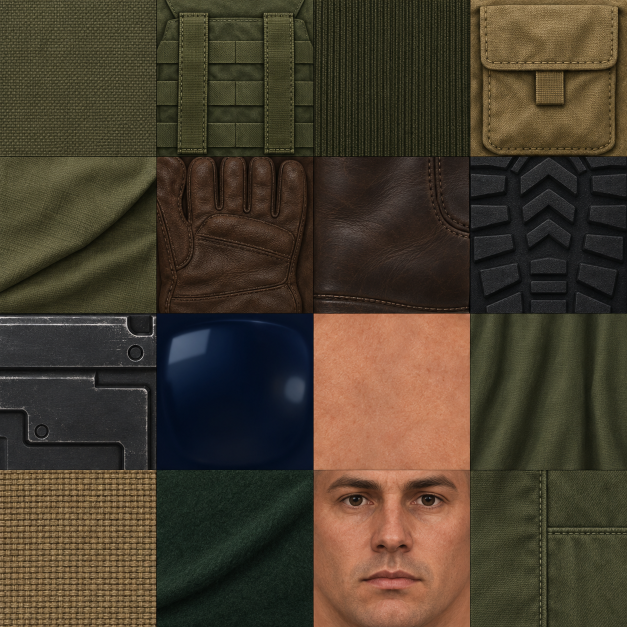
#> input picture scripts/models/israel/infantry_atlas_v2.png, 1254 x 1254 px (shown at 1/2 size)
$ python paint.py
#> lines starting #> are read from the running program, lines starting #| are printed output that depends on the picture
"""Original procedural surfaces for the Israel art set; no imported game art."""
from pathlib import Path
import math, random
from PIL import Image, ImageDraw, ImageFilter
ROOT=Path(__file__).resolve().parents[3]
OUT=ROOT/'resources/macos/GameData/Art/TexturesHD'
def main():
    OUT.mkdir(parents=True,exist_ok=True)
    for family,source in [('infantry','infantry_atlas_v2.png'),('aircraft','aviation_atlas_v2.png')]:
        path=Path(__file__).parent/source
        if path.exists():
            Image.open(path).convert('RGB').resize((2048,2048),Image.Resampling.LANCZOS).save(OUT/f'il_{family}_atlas.tga')
    painted=Path(__file__).parent/'atlas_polished.png'
    if not painted.exists():painted=Path(__file__).parent/'atlas_painted.png'
    if painted.exists():
        OUT.mkdir(parents=True,exist_ok=True)
        atlas=Image.open(painted).convert('RGB').resize((2048,2048),Image.Resampling.LANCZOS)
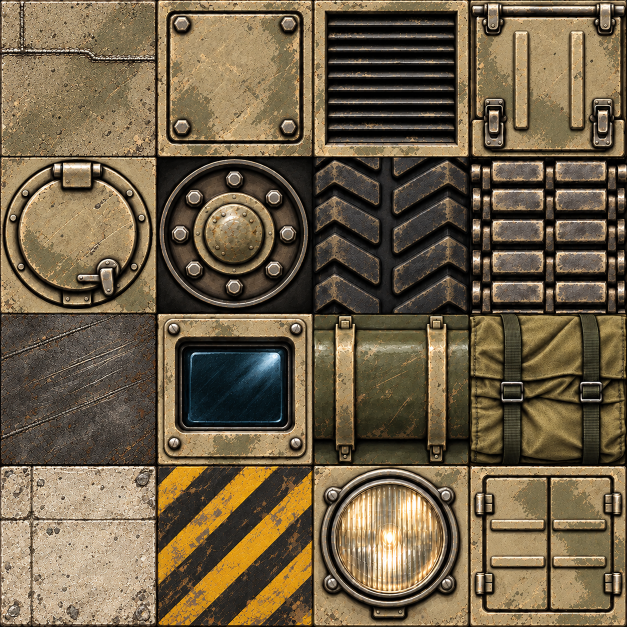
#> input picture scripts/models/israel/atlas_polished.png, 1254 x 1254 px (shown at 1/2 size)
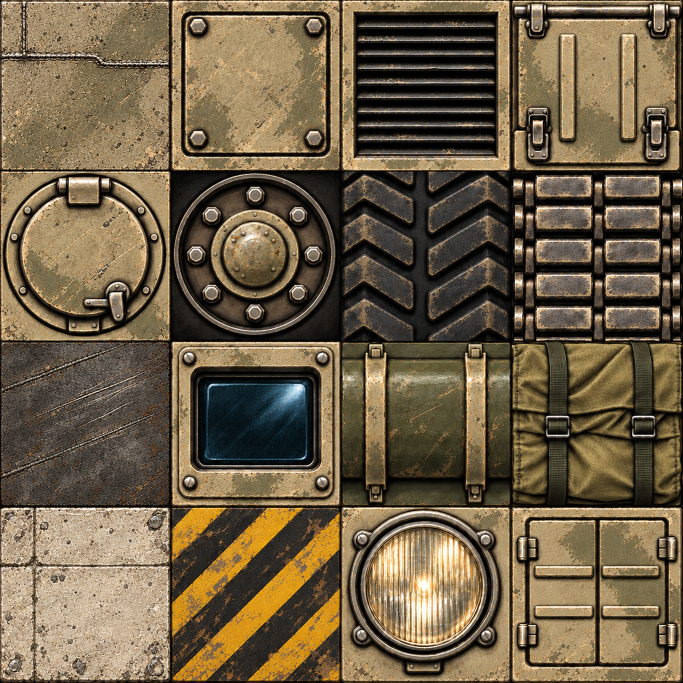
#> atlas: PIL image 2048x2048 RGB (shown at 1/3 size); mean R, G, B 111.5, 96, 71.1
        atlas.save(OUT/'il_atlas.tga')
#> (the run stopped early here; a loop or call above may not have finished)
